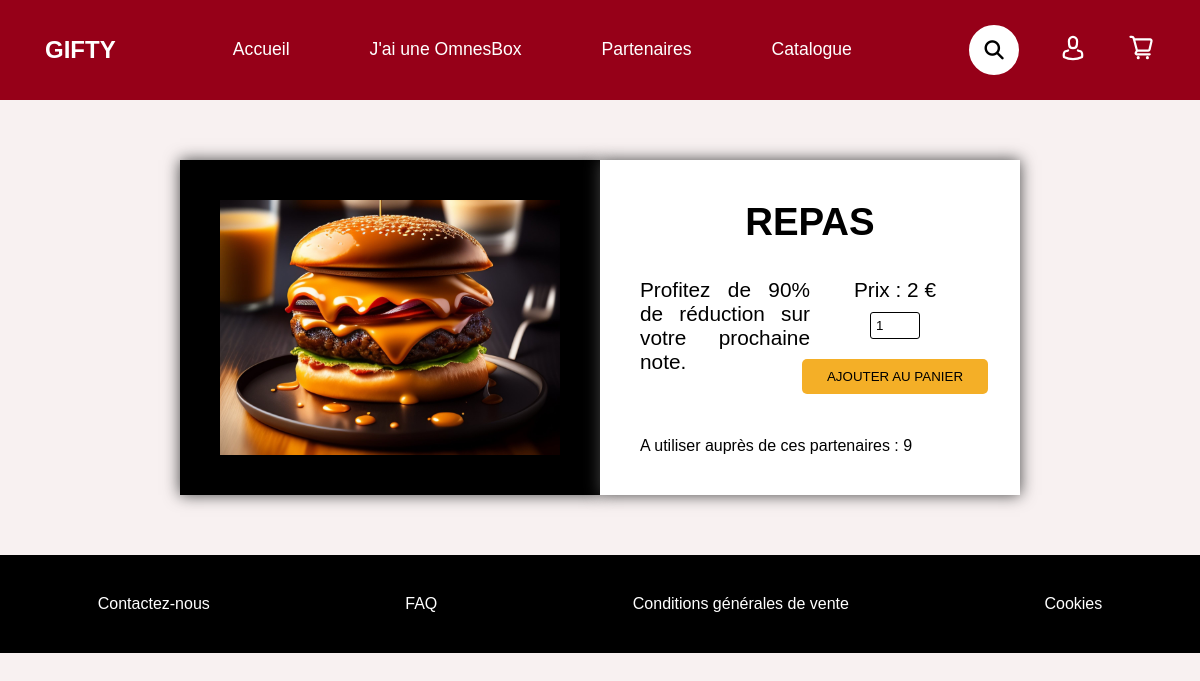
The app's page /pages/catalogue_en_savoir_plus.php?id=5 with its own data.
### tables this page shows
CREATE TABLE Carte
(
    id                int PRIMARY KEY AUTO_INCREMENT,
    date_ajout        date,
    partenaire        varchar(25),
    prix              int,
    nomCarte          varchar(50),
    description_carte varchar(200),
    img               varchar(50),
    mots_clefs        varchar(100)
);

### pages/catalogue_en_savoir_plus.php (the view, shortened to what this page needs)
<!DOCTYPE html>
<html lang="fr">
<head>
    <link rel="stylesheet" href="https://cdnjs.cloudflare.com/ajax/libs/font-awesome/6.4.0/css/all.min.css">
    <link rel="stylesheet" href="../stylesheet/catalogue_en_savoir_plus.css">
    <link rel="stylesheet" href="../stylesheet/main.css">
</head>
<body>
<?php include('menu.php');
include('connexion_base.php');
if(isset($_GET['id'])){
    $id = $_GET['id'];
} else {
    $id = 1;
}
$requete = $bdd->prepare("SELECT id, img, prix, nomCarte, description_carte, partenaire FROM Carte WHERE id=?");
$requete->execute([$id]);
$donnees = $requete->fetch();
?>
<div class="main">
    <div class="image-carte">
        <img src="<?php echo $donnees['img']; ?>" alt="Carte">
    </div>
    <div class="carte-conteneur-droite">
        <h2 class="titre-carte">
            <?php echo $donnees['nomCarte']; ?>
        </h2>
        <div class="conteneur-central-carte-description">
            <div class="conteneur-central">
                <p>
                    <?php echo $donnees['description_carte']; ?>
                </p>
            </div>
            <div class="conteneur-central">
                <p>
                    Prix : <?php echo $donnees['prix']; ?> €
                </p>
                <form method="POST" action="panier.php" class="forme">
                    <input type="number" name="qteCarte" value="1" min="1" class="qte-input">
                    <input type="submit" class="appliquer" value="Ajouter au panier">
                </form>
            </div>
        </div>
        <p>A utiliser auprès de ces partenaires : <?php echo $donnees['partenaire']; ?></p>
    </div>
</div>
<?php
include('footer.php') ?>
</body>
</html>

### stylesheet/catalogue_en_savoir_plus.css (style rules this page uses)
.main { display: flex; justify-content: center; padding: 5% 15% ; }
.titre-carte { text-align: center; text-transform: uppercase; font-size: 2.4em; }
.conteneur-central p { font-size: 1.3em; text-align: justify; }
.image-carte, .carte-conteneur-droite { width: 50%; padding: 40px; box-shadow: 0 0 15px rgb(67, 67, 67); }
.image-carte { background-color: black; }
.carte-conteneur-droite { background-color: white; display: flex; flex-direction: column; justify-content: space-between; }
.conteneur-central-carte-description { display: flex; justify-content: space-between; }
.image-carte img { display: block; width: 100%; height: 100%; }
.conteneur-central { width: 50%; display: flex; flex-direction: column; align-items: center; justify-content: space-between; }
.forme { display: flex; justify-content: space-between; flex-direction: column; align-items: center; }
.appliquer { padding: 10px 25px; margin: 10px 0; background-color: #f4af27; border-radius: 5px; color: black; border: 0; text-transform: uppercase; width: 100%; }
.qte-input { border: 1px solid black; outline: 0; width: 50px; padding: 5px; border-radius: 3px; margin: 10px 0; }

### stylesheet/main.css (style rules this page uses)
* { padding: 0; margin: 0; box-sizing: border-box; text-decoration: none; list-style: none; font-family: "DINAlternate-Bold.ttf", sans-serif; }
body { background-color: #F8F1F1; }

### records on screen
carte: img (picture), nomCarte "REPAS", description_carte "Profitez de 90% de réduction sur votre prochaine note.", prix "2", partenaire "9"
